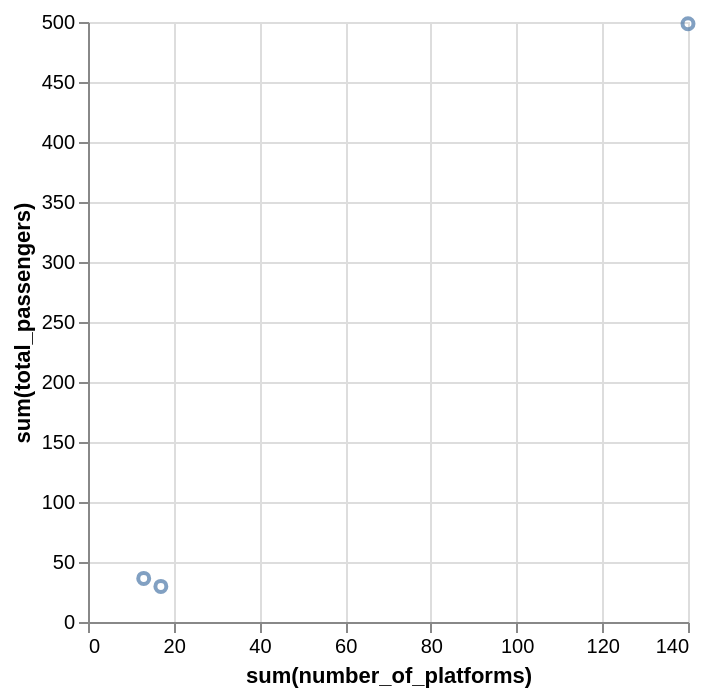

Source (Vega-Lite JSON):
### Vega-Lite specification from a JSON file in a GitHub repository (floating-point values rounded to 4 significant figures)
{"data": {"values": [{"x_data": 13, "y_data": 36.33}, {"x_data": 17, "y_data": 29.66}, {"x_data": 140, "y_data": 498.5}]}, "mark": "point", "encoding": {"x": {"field": "x_data", "type": "quantitative", "title": "sum(number_of_platforms)"}, "y": {"field": "y_data", "type": "quantitative", "title": "sum(total_passengers)"}}}
